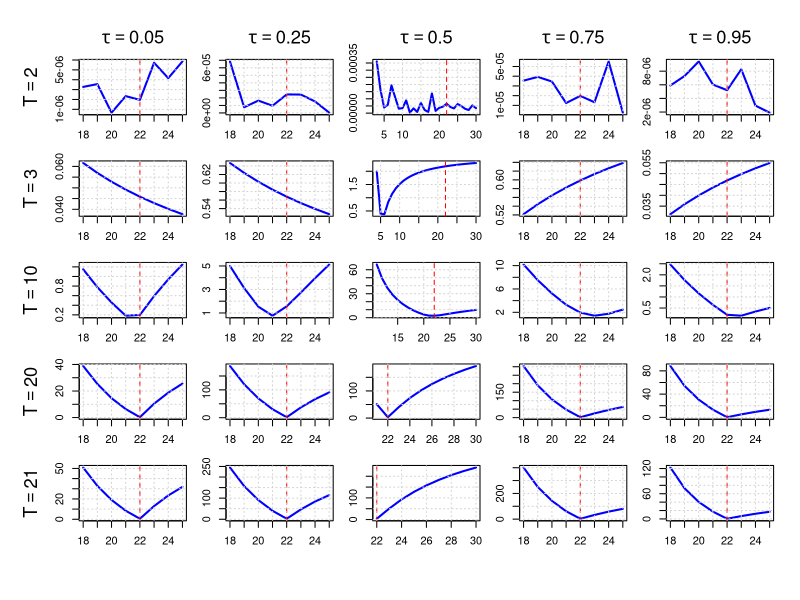

This figure's R source:
# ---------------------------------------------------------------------------
# Figure 1 — Quantile Objective under Corrected Asymmetric Laplace Noise
# ---------------------------------------------------------------------------

rgen_corrected_asy_laplace <- function(n, z, b = 1) {
  stopifnot(abs(z) < 1)
  p_neg <- (1 + z) / 2
  u <- runif(n)
  x <- numeric(n)
  idx_neg <- which(u < p_neg)
  idx_pos <- which(u >= p_neg)
  x[idx_neg] <- -rexp(length(idx_neg), rate = (1 + z) / b)
  x[idx_pos] <-  rexp(length(idx_pos), rate = (1 - z) / b)
  return(x)
}

asy_laplace_variance <- function(z) {
  stopifnot(abs(z) < 1)
  b <- 1  # since the variance will be scaled later
  p_neg <- (1 + z) / 2
  p_pos <- (1 - z) / 2
  rate_neg <- (1 + z) / b
  rate_pos <- (1 - z) / b
  var_neg <- 2 / rate_neg^2
  var_pos <- 2 / rate_pos^2
  mu_neg <- -1 / rate_neg
  mu_pos <- 1 / rate_pos
  mu <- p_neg * mu_neg + p_pos * mu_pos
  ex2 <- p_neg * (var_neg + mu_neg^2) + p_pos * (var_pos + mu_pos^2)
  return(ex2 - mu^2)
}

compute_noise_scale <- function(A, snr, z) {
  sqrt((A / snr)^2 / asy_laplace_variance(z))
}

quantile_loss <- function(u, tau) u * (tau - (u < 0))

med_weighted_tau <- function(I, l, s, tau) {
  T <- length(I)
  x <- I * exp(((1:T) - l)^2 / s^2)
  w <- exp(-((1:T) - l)^2 / s^2)
  o <- order(x); x_sorted <- x[o]; w_sorted <- w[o]
  cum_w <- cumsum(w_sorted)
  k <- min(which(cum_w >= tau * sum(w_sorted)))
  x_sorted[k]
}

compute_a <- function(I, l, s, tau) med_weighted_tau(I, l, s, tau)

objective_function <- function(I, a, l, s, tau) {
  t <- seq_along(I)
  mean(quantile_loss(I - a * exp(-((t - l)^2) / s^2), tau))
}

search_best_s <- function(I, l, tau) {
  optimize(function(s) objective_function(I, compute_a(I, l, s, tau), l, s, tau),
           interval = c(1, 20), tol = 1e-4)$minimum
}

simulate_quantile_objective <- function(T, A, L, S, h, tau, snr, z, seed = NULL, force_l_gt_T = FALSE) {
  if (!is.null(seed)) set.seed(seed)
  signal <- A * exp(-((1:T) - L)^2 / S^2)
  b <- compute_noise_scale(A, snr, z)
  noise <- rgen_corrected_asy_laplace(T, z, b)
  I <- signal + noise
  l_grid <- if (force_l_gt_T) seq(T + 1, h) else seq(L - 4, L + 3)
  
  data.frame(
    l = l_grid,
    loss = sapply(l_grid, function(l) {
      s <- search_best_s(I, l, tau)
      a <- compute_a(I, l, s, tau)
      objective_function(I, a, l, s, tau)
    }),
    T = T, z = z
  )
}

# --- Config ---
A_true <- 15000; L_true <- 22; S_true <- 10; h <- 30
Ts_free <- c(2, 3, 10, 20, 21)
snr <- 1000; seed <- 280; 

plot_quantile_all_tau_T <- function(results_all, L_true) {
  Ts <- sort(unique(results_all$T))
  taus <- sort(unique(results_all$tau))
  nrow <- length(Ts)
  ncol <- length(taus)
  
  # Adjust width/height as needed
  pdf(file = "figure1_new_asy_laplace_all_tau_T.pdf", width = 2.0 * ncol, height = 2.5 * nrow)
  old_par <- par(mfrow = c(nrow, ncol), mar = c(2, 2, 1.5, 1), oma = c(4, 4, 3, 1), bg = "white")
  on.exit({ par(old_par); dev.off() })
  
  for (i in seq_along(Ts)) {
    for (j in seq_along(taus)) {
      T_val <- Ts[i]
      tau_val <- taus[j]
      df_sub <- subset(results_all, T == T_val & tau == tau_val)
      
      plot(NA, xlim = range(df_sub$l), ylim = range(df_sub$loss),
           xlab = "", ylab = "", main = "", axes = FALSE)
      axis(1); axis(2)
      box()
      
      lines(df_sub$l, df_sub$loss, col = "blue", lwd = 2)
      abline(v = L_true, col = "red", lty = 2)
      grid()
      
      if (j == 1) mtext(bquote(T == .(T_val)), side = 2, line = 3, cex = 1.1)
      if (i == 1) mtext(bquote(tau == .(tau_val)), side = 3, line = 1, cex = 1.1)
    }
  }
}

z_vals <- c(-0.9, -0.5, 0, 0.5, 0.9)
tau_z_pairs <- data.frame(z = z_vals, tau = (1 - z_vals) / 2)

results_all <- do.call(rbind, lapply(1:nrow(tau_z_pairs), function(i) {
  z <- tau_z_pairs$z[i]
  tau <- tau_z_pairs$tau[i]
  
  res_z <- do.call(rbind, lapply(Ts_free, function(T) {
    simulate_quantile_objective(T, A_true, L_true, S_true, h,
                                tau, snr, z, seed, force_l_gt_T = (tau == 0.5))
  }))
  res_z$z <- z
  res_z$tau <- tau
  res_z
}))

plot_quantile_all_tau_T(results_all, L_true)
cat("Figure 1 saved to figure1_new_asy_laplace_all_tau_T.pdf\n")
